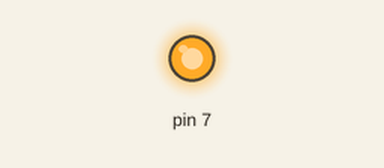
Recording of a sketch running on a simulated Arduino Uno, built with avr-gcc and run on an emulated ATmega328P. Shown: output pins drawn as LEDs (lit = HIGH).

Above: at 0.1 s.
Timing chart, 0 to 1.6 s (numbered marks = the images above):
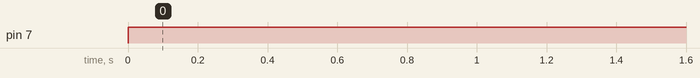

Measured:
- by itself, pin 7: LOW → HIGH at 0.00 s

The sketch:

10_16520166_01a.ino
```cpp
void setup()
{
  pinMode(7, OUTPUT);
}

void loop()
{
  digitalWrite(7, HIGH);
  delay(1000); // Wait for 1000 millisecond(s)
  digitalWrite(7, HIGH);
  delay(1000); // Wait for 1000 millisecond(s)
}
```
